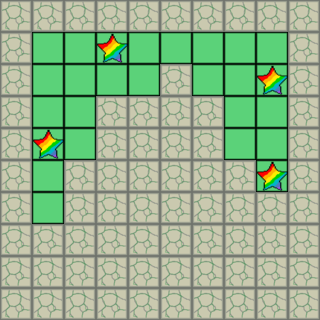

A level layout from a 2D game, rendered from its tile map. Below: a short description, then the map file with its tile-grid data intact:
An orthogonal 10x10 tile map with 32x32 px tiles, 3 tile layers (Floor, Wall, Checkpoint), 5 tilesets and 5 objects (4x Box, Player).

<map version="1.10" tiledversion="1.11.2" orientation="orthogonal" renderorder="right-down" width="10" height="10" tilewidth="32" tileheight="32" infinite="0" nextlayerid="11" nextobjectid="6"><tileset firstgid="1" source="grass.tsx" /><tileset firstgid="7" source="wall.tsx" /><tileset firstgid="8" source="charactor.tsx" /><tileset firstgid="9" source="box.tsx" /><tileset firstgid="10" source="star.tsx" /><layer id="1" name="Floor" width="10" height="10"><data encoding="csv">0,0,0,0,0,0,0,0,0,0,
0,1,1,1,1,1,1,1,1,0,
0,1,1,1,1,0,1,1,1,0,
0,1,1,0,0,0,0,1,1,0,
0,1,1,0,0,0,0,1,1,0,
0,1,0,0,0,0,0,0,1,0,
0,1,0,0,0,0,0,0,0,0,
0,0,0,0,0,0,0,0,0,0,
0,0,0,0,0,0,0,0,0,0,
0,0,0,0,0,0,0,0,0,0</data></layer><layer id="2" name="Wall" width="10" height="10"><data encoding="csv">7,7,7,7,7,7,7,7,7,7,
7,0,0,0,0,0,0,0,0,7,
7,0,0,0,0,7,0,0,0,7,
7,0,0,7,7,7,7,0,0,7,
7,0,0,7,7,7,7,0,0,7,
7,0,7,7,7,7,7,7,0,7,
7,0,7,7,7,7,7,7,7,7,
7,7,7,7,7,7,7,7,7,7,
7,7,7,7,7,7,7,7,7,7,
7,7,7,7,7,7,7,7,7,7</data></layer><layer id="10" name="Checkpoint" width="10" height="10"><data encoding="csv">0,0,0,0,0,0,0,0,0,0,
0,0,0,10,0,0,0,0,0,0,
0,0,0,0,0,0,0,0,10,0,
0,0,0,0,0,0,0,0,0,0,
0,10,0,0,0,0,0,0,0,0,
0,0,0,0,0,0,0,0,10,0,
0,0,0,0,0,0,0,0,0,0,
0,0,0,0,0,0,0,0,0,0,
0,0,0,0,0,0,0,0,0,0,
0,0,0,0,0,0,0,0,0,0</data></layer><objectgroup id="8" name="Player"><object id="1" name="Player" gid="8" x="64" y="64" width="32" height="32" /></objectgroup><objectgroup id="9" name="Box"><object id="2" name="Box" gid="9" x="96" y="96" width="32" height="32" /><object id="3" name="Box" gid="9" x="224" y="96" width="32" height="32" /><object id="4" name="Box" gid="9" x="64" y="128" width="32" height="32" /><object id="5" name="Box" gid="9" x="224" y="128" width="32" height="32" /></objectgroup></map>
